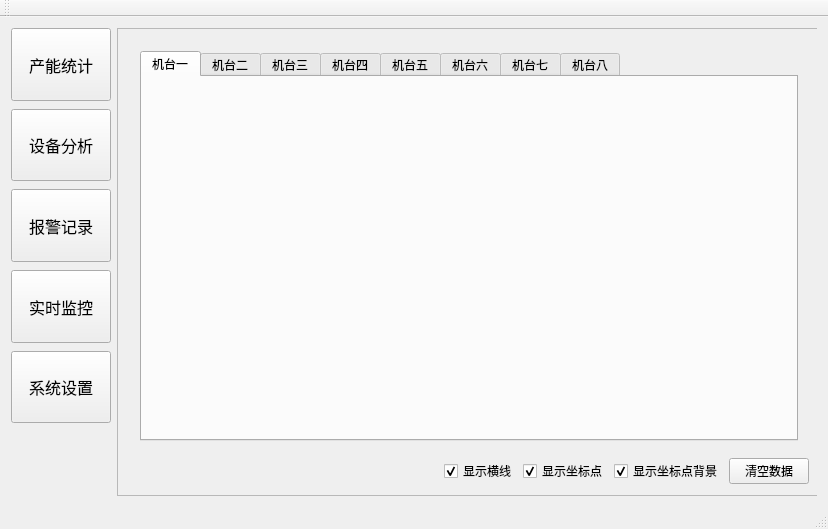
<?xml version="1.0" encoding="UTF-8"?>
<ui version="4.0">
 <class>MainWindow</class>
 <widget class="QMainWindow" name="MainWindow">
  <property name="geometry">
   <rect>
    <x>0</x>
    <y>0</y>
    <width>824</width>
    <height>529</height>
   </rect>
  </property>
  <property name="windowTitle">
   <string>MainWindow</string>
  </property>
  <widget class="QWidget" name="centralWidget">
   <layout class="QGridLayout" name="gridLayout_4">
    <item row="0" column="0">
     <widget class="QWidget" name="widget_choose" native="true">
      <property name="font">
       <font>
        <family>Adobe Myungjo Std M</family>
        <pointsize>12</pointsize>
       </font>
      </property>
      <layout class="QVBoxLayout" name="verticalLayout">
       <property name="spacing">
        <number>8</number>
       </property>
       <property name="leftMargin">
        <number>0</number>
       </property>
       <property name="topMargin">
        <number>0</number>
       </property>
       <property name="rightMargin">
        <number>0</number>
       </property>
       <property name="bottomMargin">
        <number>0</number>
       </property>
       <item>
        <widget class="QPushButton" name="button_statis">
         <property name="sizePolicy">
          <sizepolicy hsizetype="Minimum" vsizetype="Expanding">
           <horstretch>0</horstretch>
           <verstretch>0</verstretch>
          </sizepolicy>
         </property>
         <property name="minimumSize">
          <size>
           <width>100</width>
           <height>70</height>
          </size>
         </property>
         <property name="font">
          <font>
           <family>Adobe Myungjo Std M</family>
           <pointsize>12</pointsize>
          </font>
         </property>
         <property name="text">
          <string>产能统计</string>
         </property>
        </widget>
       </item>
       <item>
        <widget class="QPushButton" name="button_analyze">
         <property name="sizePolicy">
          <sizepolicy hsizetype="Minimum" vsizetype="Expanding">
           <horstretch>0</horstretch>
           <verstretch>0</verstretch>
          </sizepolicy>
         </property>
         <property name="minimumSize">
          <size>
           <width>100</width>
           <height>70</height>
          </size>
         </property>
         <property name="font">
          <font>
           <family>Adobe Myungjo Std M</family>
           <pointsize>12</pointsize>
          </font>
         </property>
         <property name="text">
          <string>设备分析</string>
         </property>
        </widget>
       </item>
       <item>
        <widget class="QPushButton" name="button_warning">
         <property name="sizePolicy">
          <sizepolicy hsizetype="Minimum" vsizetype="Expanding">
           <horstretch>0</horstretch>
           <verstretch>0</verstretch>
          </sizepolicy>
         </property>
         <property name="minimumSize">
          <size>
           <width>100</width>
           <height>70</height>
          </size>
         </property>
         <property name="font">
          <font>
           <family>Adobe Myungjo Std M</family>
           <pointsize>12</pointsize>
          </font>
         </property>
         <property name="text">
          <string>报警记录</string>
         </property>
        </widget>
       </item>
       <item>
        <widget class="QPushButton" name="button_real">
         <property name="sizePolicy">
          <sizepolicy hsizetype="Minimum" vsizetype="Expanding">
           <horstretch>0</horstretch>
           <verstretch>0</verstretch>
          </sizepolicy>
         </property>
         <property name="minimumSize">
          <size>
           <width>100</width>
           <height>70</height>
          </size>
         </property>
         <property name="font">
          <font>
           <family>Adobe Myungjo Std M</family>
           <pointsize>12</pointsize>
          </font>
         </property>
         <property name="layoutDirection">
          <enum>Qt::LeftToRight</enum>
         </property>
         <property name="text">
          <string>实时监控</string>
         </property>
         <property name="autoExclusive">
          <bool>false</bool>
         </property>
        </widget>
       </item>
       <item>
        <widget class="QPushButton" name="putton_set">
         <property name="sizePolicy">
          <sizepolicy hsizetype="Minimum" vsizetype="Expanding">
           <horstretch>0</horstretch>
           <verstretch>0</verstretch>
          </sizepolicy>
         </property>
         <property name="minimumSize">
          <size>
           <width>100</width>
           <height>70</height>
          </size>
         </property>
         <property name="font">
          <font>
           <family>Adobe Myungjo Std M</family>
           <pointsize>12</pointsize>
          </font>
         </property>
         <property name="autoFillBackground">
          <bool>false</bool>
         </property>
         <property name="styleSheet">
          <string notr="true"/>
         </property>
         <property name="text">
          <string>系统设置</string>
         </property>
         <property name="checkable">
          <bool>false</bool>
         </property>
         <property name="autoRepeat">
          <bool>false</bool>
         </property>
         <property name="autoExclusive">
          <bool>false</bool>
         </property>
         <property name="autoDefault">
          <bool>false</bool>
         </property>
         <property name="default">
          <bool>false</bool>
         </property>
         <property name="flat">
          <bool>false</bool>
         </property>
        </widget>
       </item>
       <item>
        <spacer name="verticalSpacer">
         <property name="orientation">
          <enum>Qt::Vertical</enum>
         </property>
         <property name="sizeHint" stdset="0">
          <size>
           <width>20</width>
           <height>55</height>
          </size>
         </property>
        </spacer>
       </item>
      </layout>
     </widget>
    </item>
    <item row="0" column="1">
     <widget class="QWidget" name="widget_show" native="true">
      <property name="minimumSize">
       <size>
        <width>700</width>
        <height>0</height>
       </size>
      </property>
      <layout class="QGridLayout" name="gridLayout">
       <property name="leftMargin">
        <number>0</number>
       </property>
       <property name="topMargin">
        <number>0</number>
       </property>
       <property name="rightMargin">
        <number>0</number>
       </property>
       <property name="bottomMargin">
        <number>0</number>
       </property>
       <property name="spacing">
        <number>0</number>
       </property>
       <item row="0" column="0">
        <widget class="QStackedWidget" name="stackedWidget">
         <property name="minimumSize">
          <size>
           <width>704</width>
           <height>450</height>
          </size>
         </property>
         <property name="font">
          <font>
           <weight>50</weight>
           <bold>false</bold>
          </font>
         </property>
         <property name="frameShape">
          <enum>QFrame::StyledPanel</enum>
         </property>
         <property name="lineWidth">
          <number>2</number>
         </property>
         <widget class="QWidget" name="page1">
          <layout class="QVBoxLayout" name="verticalLayout_5">
           <item>
            <widget class="QWidget" name="widgetChart" native="true">
             <property name="sizePolicy">
              <sizepolicy hsizetype="Expanding" vsizetype="Expanding">
               <horstretch>0</horstretch>
               <verstretch>0</verstretch>
              </sizepolicy>
             </property>
             <property name="maxValue" stdset="0">
              <number>5000</number>
             </property>
             <property name="xStep" stdset="0">
              <number>500</number>
             </property>
             <property name="title" stdset="0">
              <string>产能统计</string>
             </property>
             <layout class="QGridLayout" name="gridLayout_2">
              <item row="0" column="0">
               <widget class="QTabWidget" name="tabWidget">
                <property name="currentIndex">
                 <number>0</number>
                </property>
                <widget class="CurveChart" name="tab_1">
                 <attribute name="title">
                  <string>机台一</string>
                 </attribute>
                </widget>
                <widget class="QWidget" name="tab_2">
                 <attribute name="title">
                  <string>机台二</string>
                 </attribute>
                </widget>
                <widget class="QWidget" name="tab_3">
                 <attribute name="title">
                  <string>机台三</string>
                 </attribute>
                </widget>
                <widget class="QWidget" name="tab_4">
                 <attribute name="title">
                  <string>机台四</string>
                 </attribute>
                </widget>
                <widget class="QWidget" name="tab_5">
                 <attribute name="title">
                  <string>机台五</string>
                 </attribute>
                </widget>
                <widget class="QWidget" name="tab_6">
                 <attribute name="title">
                  <string>机台六</string>
                 </attribute>
                </widget>
                <widget class="QWidget" name="tab_7">
                 <attribute name="title">
                  <string>机台七</string>
                 </attribute>
                </widget>
                <widget class="QWidget" name="tab_8">
                 <attribute name="title">
                  <string>机台八</string>
                 </attribute>
                </widget>
               </widget>
              </item>
             </layout>
            </widget>
           </item>
           <item>
            <layout class="QHBoxLayout" name="horizontalLayout_4">
             <item>
              <spacer name="horizontalSpacer_31">
               <property name="orientation">
                <enum>Qt::Horizontal</enum>
               </property>
               <property name="sizeHint" stdset="0">
                <size>
                 <width>40</width>
                 <height>20</height>
                </size>
               </property>
              </spacer>
             </item>
             <item>
              <widget class="QCheckBox" name="ckShowHLine">
               <property name="text">
                <string>显示横线</string>
               </property>
               <property name="checked">
                <bool>true</bool>
               </property>
              </widget>
             </item>
             <item>
              <widget class="QCheckBox" name="ckShowPoint">
               <property name="text">
                <string>显示坐标点</string>
               </property>
               <property name="checked">
                <bool>true</bool>
               </property>
              </widget>
             </item>
             <item>
              <widget class="QCheckBox" name="ckShowPointBg">
               <property name="text">
                <string>显示坐标点背景</string>
               </property>
               <property name="checked">
                <bool>true</bool>
               </property>
              </widget>
             </item>
             <item>
              <widget class="QPushButton" name="btnClearData">
               <property name="text">
                <string>清空数据</string>
               </property>
              </widget>
             </item>
            </layout>
           </item>
          </layout>
         </widget>
         <widget class="QWidget" name="page2">
          <layout class="QGridLayout" name="gridLayout_3">
           <item row="0" column="0">
            <widget class="QTableView" name="tableView_show">
             <attribute name="horizontalHeaderDefaultSectionSize">
              <number>1000</number>
             </attribute>
            </widget>
           </item>
           <item row="1" column="0">
            <layout class="QHBoxLayout" name="horizontalLayout_2">
             <item>
              <widget class="QLabel" name="label_start_date">
               <property name="font">
                <font>
                 <pointsize>10</pointsize>
                </font>
               </property>
               <property name="text">
                <string>查询日期:</string>
               </property>
              </widget>
             </item>
             <item>
              <widget class="QLineEdit" name="lineEdit_date_sql">
               <property name="sizePolicy">
                <sizepolicy hsizetype="Expanding" vsizetype="Minimum">
                 <horstretch>0</horstretch>
                 <verstretch>0</verstretch>
                </sizepolicy>
               </property>
               <property name="minimumSize">
                <size>
                 <width>0</width>
                 <height>30</height>
                </size>
               </property>
               <property name="font">
                <font>
                 <pointsize>16</pointsize>
                </font>
               </property>
               <property name="text">
                <string>19-02-26</string>
               </property>
              </widget>
             </item>
             <item>
              <spacer name="horizontalSpacer_7">
               <property name="orientation">
                <enum>Qt::Horizontal</enum>
               </property>
               <property name="sizeType">
                <enum>QSizePolicy::Preferred</enum>
               </property>
               <property name="sizeHint" stdset="0">
                <size>
                 <width>40</width>
                 <height>20</height>
                </size>
               </property>
              </spacer>
             </item>
             <item>
              <widget class="QPushButton" name="button_Find_sql">
               <property name="font">
                <font>
                 <pointsize>10</pointsize>
                </font>
               </property>
               <property name="text">
                <string>查询</string>
               </property>
              </widget>
             </item>
             <item>
              <spacer name="horizontalSpacer_8">
               <property name="orientation">
                <enum>Qt::Horizontal</enum>
               </property>
               <property name="sizeHint" stdset="0">
                <size>
                 <width>40</width>
                 <height>20</height>
                </size>
               </property>
              </spacer>
             </item>
             <item>
              <widget class="QCheckBox" name="checkBox">
               <property name="font">
                <font>
                 <pointsize>10</pointsize>
                </font>
               </property>
               <property name="text">
                <string>详细异常</string>
               </property>
              </widget>
             </item>
            </layout>
           </item>
          </layout>
         </widget>
         <widget class="QWidget" name="page3">
          <layout class="QVBoxLayout" name="verticalLayout_6">
           <item>
            <widget class="QWidget" name="widgetChart2" native="true">
             <property name="sizePolicy">
              <sizepolicy hsizetype="Expanding" vsizetype="Expanding">
               <horstretch>0</horstretch>
               <verstretch>0</verstretch>
              </sizepolicy>
             </property>
             <property name="maxValue" stdset="0">
              <double>3600.000000000000000</double>
             </property>
             <property name="xStep" stdset="0">
              <double>360.000000000000000</double>
             </property>
             <property name="title" stdset="0">
              <string>报警统计</string>
             </property>
             <layout class="QGridLayout" name="gridLayout_5">
              <item row="0" column="0">
               <widget class="QTabWidget" name="tabWidget_2">
                <property name="currentIndex">
                 <number>0</number>
                </property>
                <widget class="CurveChart" name="tab_11">
                 <attribute name="title">
                  <string>机台一</string>
                 </attribute>
                </widget>
                <widget class="QWidget" name="tab_12">
                 <attribute name="title">
                  <string>机台二</string>
                 </attribute>
                </widget>
                <widget class="QWidget" name="tab_13">
                 <attribute name="title">
                  <string>机台三</string>
                 </attribute>
                </widget>
                <widget class="QWidget" name="tab_14">
                 <attribute name="title">
                  <string>机台四</string>
                 </attribute>
                </widget>
                <widget class="QWidget" name="tab_15">
                 <attribute name="title">
                  <string>机台五</string>
                 </attribute>
                </widget>
                <widget class="QWidget" name="tab_16">
                 <attribute name="title">
                  <string>机台六</string>
                 </attribute>
                </widget>
                <widget class="QWidget" name="tab_17">
                 <attribute name="title">
                  <string>机台七</string>
                 </attribute>
                </widget>
                <widget class="QWidget" name="tab_18">
                 <attribute name="title">
                  <string>机台八</string>
                 </attribute>
                </widget>
               </widget>
              </item>
             </layout>
            </widget>
           </item>
           <item>
            <layout class="QHBoxLayout" name="horizontalLayout_5">
             <item>
              <spacer name="horizontalSpacer_32">
               <property name="orientation">
                <enum>Qt::Horizontal</enum>
               </property>
               <property name="sizeHint" stdset="0">
                <size>
                 <width>40</width>
                 <height>20</height>
                </size>
               </property>
              </spacer>
             </item>
             <item>
              <widget class="QCheckBox" name="ckShowHLine_2">
               <property name="text">
                <string>显示横线</string>
               </property>
               <property name="checked">
                <bool>true</bool>
               </property>
              </widget>
             </item>
             <item>
              <widget class="QCheckBox" name="ckShowPoint_2">
               <property name="text">
                <string>显示坐标点</string>
               </property>
               <property name="checked">
                <bool>true</bool>
               </property>
              </widget>
             </item>
             <item>
              <widget class="QCheckBox" name="ckShowPointBg_2">
               <property name="text">
                <string>显示坐标点背景</string>
               </property>
               <property name="checked">
                <bool>true</bool>
               </property>
              </widget>
             </item>
             <item>
              <widget class="QPushButton" name="btnClearData_2">
               <property name="text">
                <string>清空数据</string>
               </property>
              </widget>
             </item>
            </layout>
           </item>
          </layout>
         </widget>
         <widget class="QWidget" name="page4">
          <widget class="QPushButton" name="button_select1">
           <property name="geometry">
            <rect>
             <x>210</x>
             <y>400</y>
             <width>101</width>
             <height>31</height>
            </rect>
           </property>
           <property name="text">
            <string>产能查询</string>
           </property>
          </widget>
          <widget class="QLCDNumber" name="capacity_number">
           <property name="geometry">
            <rect>
             <x>430</x>
             <y>400</y>
             <width>191</width>
             <height>31</height>
            </rect>
           </property>
           <property name="digitCount">
            <number>10</number>
           </property>
          </widget>
          <widget class="QLabel" name="capacity_label">
           <property name="geometry">
            <rect>
             <x>340</x>
             <y>410</y>
             <width>51</width>
             <height>21</height>
            </rect>
           </property>
           <property name="text">
            <string>TextLabel</string>
           </property>
          </widget>
          <widget class="QPushButton" name="button_thread3_close">
           <property name="geometry">
            <rect>
             <x>100</x>
             <y>400</y>
             <width>91</width>
             <height>31</height>
            </rect>
           </property>
           <property name="text">
            <string>线程关闭</string>
           </property>
          </widget>
         </widget>
         <widget class="QWidget" name="page5">
          <widget class="QWidget" name="layoutWidget">
           <property name="geometry">
            <rect>
             <x>0</x>
             <y>0</y>
             <width>260</width>
             <height>32</height>
            </rect>
           </property>
           <layout class="QHBoxLayout" name="horizontalLayout">
            <item>
             <widget class="QPushButton" name="button_connectAll">
              <property name="minimumSize">
               <size>
                <width>0</width>
                <height>30</height>
               </size>
              </property>
              <property name="text">
               <string>全部链接</string>
              </property>
             </widget>
            </item>
            <item>
             <widget class="QPushButton" name="button_cancelAll">
              <property name="minimumSize">
               <size>
                <width>0</width>
                <height>30</height>
               </size>
              </property>
              <property name="text">
               <string>全部断开</string>
              </property>
             </widget>
            </item>
            <item>
             <spacer name="horizontalSpacer_6">
              <property name="orientation">
               <enum>Qt::Horizontal</enum>
              </property>
              <property name="sizeHint" stdset="0">
               <size>
                <width>40</width>
                <height>20</height>
               </size>
              </property>
             </spacer>
            </item>
            <item>
             <widget class="QPushButton" name="button_password">
              <property name="minimumSize">
               <size>
                <width>0</width>
                <height>30</height>
               </size>
              </property>
              <property name="text">
               <string>密码设置</string>
              </property>
             </widget>
            </item>
           </layout>
          </widget>
          <widget class="QPushButton" name="button_connect2">
           <property name="geometry">
            <rect>
             <x>530</x>
             <y>160</y>
             <width>80</width>
             <height>20</height>
            </rect>
           </property>
           <property name="text">
            <string>连接2</string>
           </property>
          </widget>
          <widget class="QPushButton" name="button_connect1">
           <property name="geometry">
            <rect>
             <x>530</x>
             <y>120</y>
             <width>80</width>
             <height>20</height>
            </rect>
           </property>
           <property name="text">
            <string>连接1</string>
           </property>
          </widget>
         </widget>
        </widget>
       </item>
      </layout>
     </widget>
    </item>
   </layout>
  </widget>
  <widget class="QMenuBar" name="menuBar">
   <property name="geometry">
    <rect>
     <x>0</x>
     <y>0</y>
     <width>824</width>
     <height>22</height>
    </rect>
   </property>
  </widget>
  <widget class="QToolBar" name="mainToolBar">
   <attribute name="toolBarArea">
    <enum>TopToolBarArea</enum>
   </attribute>
   <attribute name="toolBarBreak">
    <bool>false</bool>
   </attribute>
  </widget>
  <widget class="QStatusBar" name="statusBar"/>
 </widget>
 <layoutdefault spacing="6" margin="11"/>
 <customwidgets>
  <customwidget>
   <class>CurveChart</class>
   <extends>QWidget</extends>
   <header>curvechart.h</header>
   <container>1</container>
  </customwidget>
 </customwidgets>
 <resources/>
 <connections/>
</ui>
